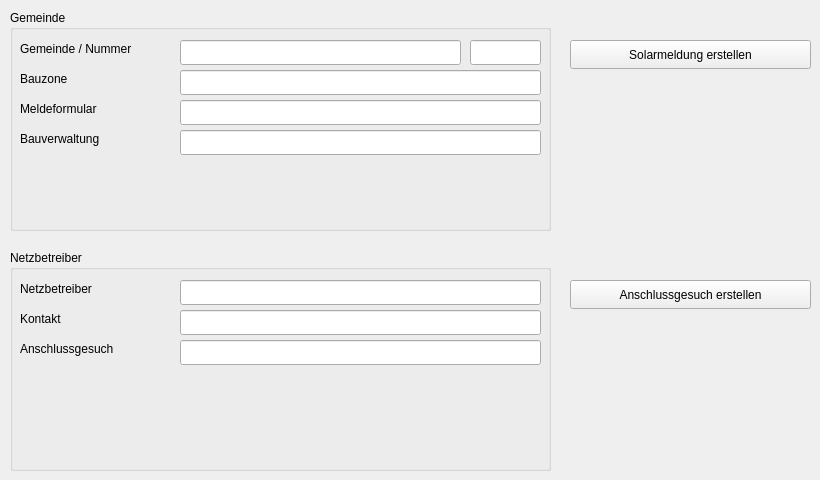
      <widget class="QWidget" name="tab">
       <attribute name="title">
        <string>Administration</string>
       </attribute>
       <widget class="QGroupBox" name="groupBox_3">
        <property name="geometry">
         <rect>
          <x>10</x>
          <y>10</y>
          <width>541</width>
          <height>221</height>
         </rect>
        </property>
        <property name="title">
         <string>Gemeinde</string>
        </property>
        <widget class="QLabel" name="label_16">
         <property name="geometry">
          <rect>
           <x>10</x>
           <y>30</y>
           <width>141</width>
           <height>17</height>
          </rect>
         </property>
         <property name="text">
          <string>Gemeinde / Nummer</string>
         </property>
        </widget>
        <widget class="QLineEdit" name="pvp_building_municipalityName">
         <property name="geometry">
          <rect>
           <x>170</x>
           <y>30</y>
           <width>281</width>
           <height>25</height>
          </rect>
         </property>
         <property name="text">
          <string/>
         </property>
         <property name="readOnly">
          <bool>true</bool>
         </property>
        </widget>
        <widget class="QLineEdit" name="pvp_building_municipalityCode">
         <property name="geometry">
          <rect>
           <x>460</x>
           <y>30</y>
           <width>71</width>
           <height>25</height>
          </rect>
         </property>
         <property name="text">
          <string/>
         </property>
         <property name="readOnly">
          <bool>true</bool>
         </property>
        </widget>
        <widget class="QLabel" name="label_17">
         <property name="geometry">
          <rect>
           <x>10</x>
           <y>60</y>
           <width>141</width>
           <height>17</height>
          </rect>
         </property>
         <property name="text">
          <string>Bauzone</string>
         </property>
        </widget>
        <widget class="QLabel" name="label_18">
         <property name="geometry">
          <rect>
           <x>10</x>
           <y>90</y>
           <width>141</width>
           <height>17</height>
          </rect>
         </property>
         <property name="text">
          <string>Meldeformular</string>
         </property>
        </widget>
        <widget class="QLabel" name="label_19">
         <property name="geometry">
          <rect>
           <x>10</x>
           <y>120</y>
           <width>141</width>
           <height>17</height>
          </rect>
         </property>
         <property name="text">
          <string>Bauverwaltung</string>
         </property>
        </widget>
        <widget class="QLineEdit" name="evu_4">
         <property name="geometry">
          <rect>
           <x>170</x>
           <y>60</y>
           <width>361</width>
           <height>25</height>
          </rect>
         </property>
         <property name="text">
          <string/>
         </property>
         <property name="readOnly">
          <bool>true</bool>
         </property>
        </widget>
        <widget class="QLineEdit" name="evu_5">
         <property name="geometry">
          <rect>
           <x>170</x>
           <y>90</y>
           <width>361</width>
           <height>25</height>
          </rect>
         </property>
         <property name="text">
          <string/>
         </property>
         <property name="readOnly">
          <bool>true</bool>
         </property>
        </widget>
        <widget class="QLineEdit" name="evu_6">
         <property name="geometry">
          <rect>
           <x>170</x>
           <y>120</y>
           <width>361</width>
           <height>25</height>
          </rect>
         </property>
         <property name="text">
          <string/>
         </property>
         <property name="readOnly">
          <bool>true</bool>
         </property>
        </widget>
       </widget>
       <widget class="QGroupBox" name="groupBox_5">
        <property name="geometry">
         <rect>
          <x>10</x>
          <y>250</y>
          <width>541</width>
          <height>221</height>
         </rect>
        </property>
        <property name="title">
         <string>Netzbetreiber</string>
        </property>
        <widget class="QLabel" name="label_24">
         <property name="geometry">
          <rect>
           <x>10</x>
           <y>30</y>
           <width>141</width>
           <height>17</height>
          </rect>
         </property>
         <property name="text">
          <string>Netzbetreiber</string>
         </property>
        </widget>
        <widget class="QLineEdit" name="pvp_powerCompany_name">
         <property name="geometry">
          <rect>
           <x>170</x>
           <y>30</y>
           <width>361</width>
           <height>25</height>
          </rect>
         </property>
         <property name="text">
          <string/>
         </property>
         <property name="readOnly">
          <bool>true</bool>
         </property>
        </widget>
        <widget class="QLabel" name="label_27">
         <property name="geometry">
          <rect>
           <x>10</x>
           <y>90</y>
           <width>141</width>
           <height>17</height>
          </rect>
         </property>
         <property name="text">
          <string>Anschlussgesuch</string>
         </property>
        </widget>
        <widget class="QLineEdit" name="evu_2">
         <property name="geometry">
          <rect>
           <x>170</x>
           <y>90</y>
           <width>361</width>
           <height>25</height>
          </rect>
         </property>
         <property name="text">
          <string/>
         </property>
         <property name="readOnly">
          <bool>true</bool>
         </property>
        </widget>
        <widget class="QLabel" name="label_28">
         <property name="geometry">
          <rect>
           <x>10</x>
           <y>60</y>
           <width>141</width>
           <height>17</height>
          </rect>
         </property>
         <property name="text">
          <string>Kontakt</string>
         </property>
        </widget>
        <widget class="QLineEdit" name="evu_3">
         <property name="geometry">
          <rect>
           <x>170</x>
           <y>60</y>
           <width>361</width>
           <height>25</height>
          </rect>
         </property>
         <property name="text">
          <string/>
         </property>
         <property name="readOnly">
          <bool>true</bool>
         </property>
        </widget>
       </widget>
       <widget class="QPushButton" name="createTag">
        <property name="geometry">
         <rect>
          <x>570</x>
          <y>280</y>
          <width>241</width>
          <height>29</height>
         </rect>
        </property>
        <property name="text">
         <string>Anschlussgesuch erstellen</string>
        </property>
       </widget>
       <widget class="QPushButton" name="createBuildingForm">
        <property name="geometry">
         <rect>
          <x>570</x>
          <y>40</y>
          <width>241</width>
          <height>29</height>
         </rect>
        </property>
        <property name="text">
         <string>Solarmeldung erstellen</string>
        </property>
       </widget>
      </widget>
